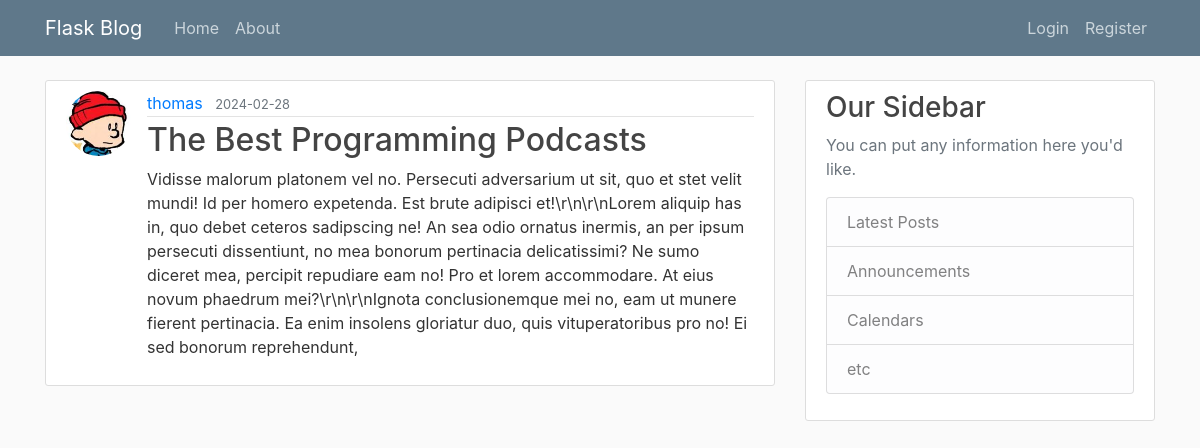
Page /post/5 on the earlier database version.
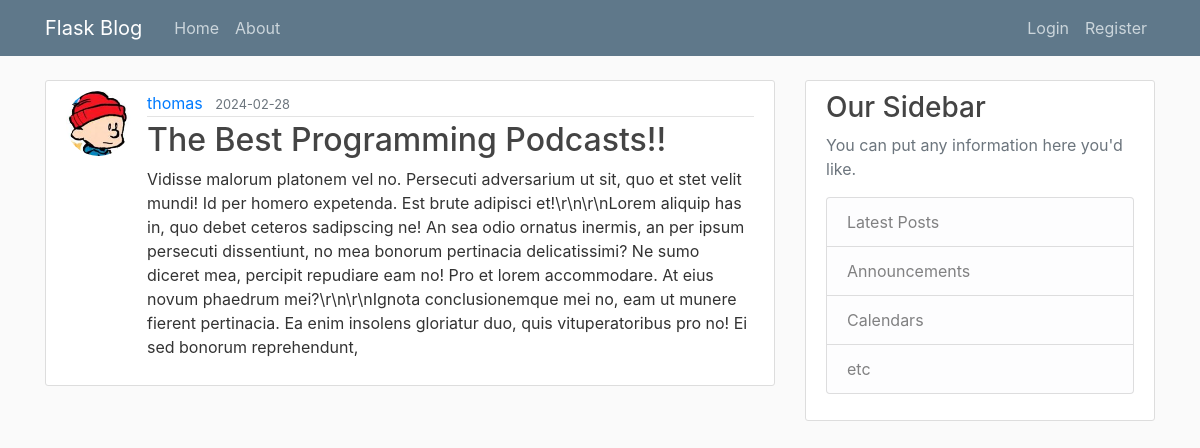
Same page on the later database version.
### flaskblog/models.py (models this page shows)
class Post(db.Model):
	id = db.Column(db.Integer, primary_key = True)
	user_id = db.Column(db.Integer, db.ForeignKey('user.id'), nullable = False)
	title = db.Column(db.String(100), nullable = False)
	date_posted = db.Column(db.DateTime, nullable = False, default = datetime.utcnow)
	content = db.Column(db.Text, nullable = False)
	def __repr__(self):
		return f"Post('{self.title}', '{self.date_posted}')"

### flaskblog/posts/routes.py (the view)
@posts.route("/post/<int:post_id>")
def post(post_id):
	post = Post.query.get_or_404(post_id)
	print(post)
	return render_template('post.html',
							title = post.title,
							post = post)

### flaskblog/templates/post.html (shortened to what this page needs)
{% extends "layout.html" %}
{% block content %}
	<article class="media content-section">
		<img class="rounded-circle article-img" src="{{ url_for('static', filename='profile_pics/' + post.author.img_file) }}">
		<div class="media-body">
			<div class="article-metadata">
				<a class="mr-2" href="{{ url_for('users.user_posts', username=post.author.username )}}">{{ post.author.username }}</a>
				<small class="text-muted">{{ post.date_posted.strftime('%Y-%m-%d') }}</small>
			</div>
			<h2 class="article-title">{{ post.title }}</h2>
			<p class="article-content">{{ post.content }}</p>
		</div>
	</article>
{% endblock content %}

Differences in the rows shown:
changed Post: title "The Best Programming Podcasts" → "The Best Programming Podcasts!!"
